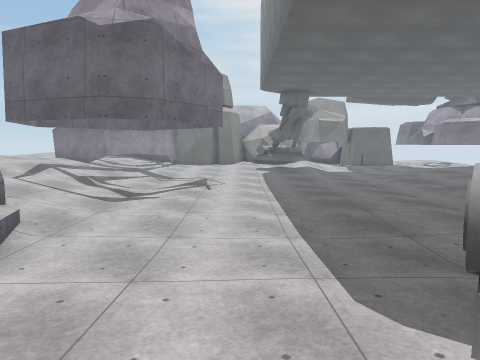
view 1 (above)

24 first-person views from a walk through a Unity game level. The camera is 1.4 m above the floor, tilts 6° down and sees 70° across. The floor is counted in squares, 1 m on a side. Each view is taken from the middle of a square. On the plan, view 1 faces up. The plan holds only what a view shows up to about 15 squares ahead; the rest is blank. The place goes on beyond the plan. The player is left out. Some animated figures are left out. Surface patterns are stand-ins for the level's own textures.

view 2
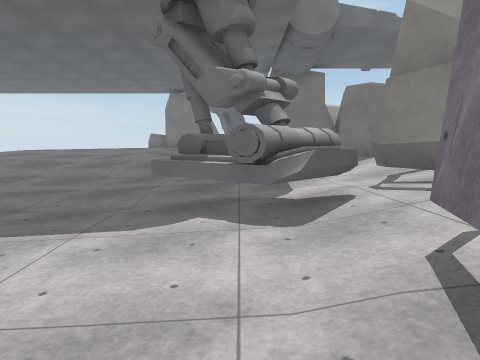

view 3
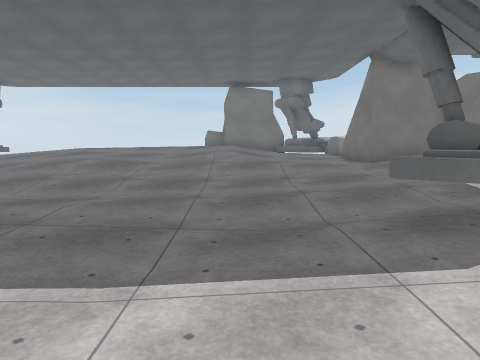

view 4
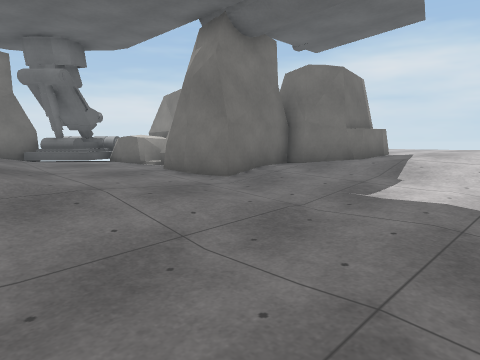

view 5
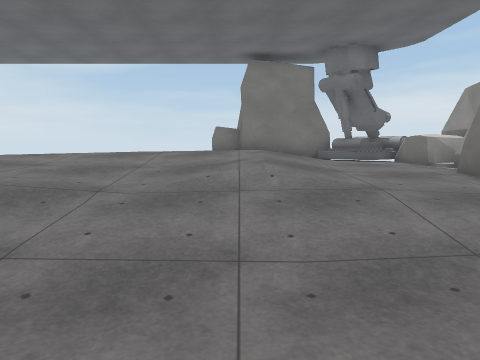

view 6
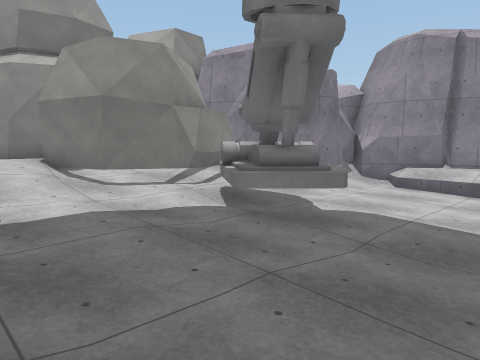

view 7
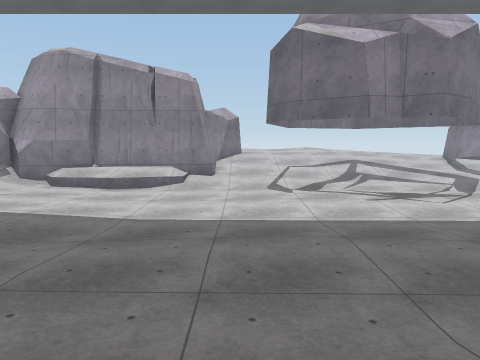

view 8
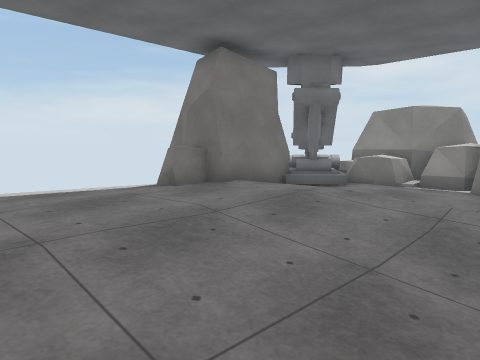

view 9
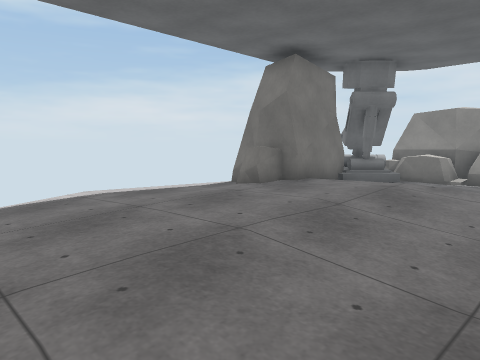

view 10
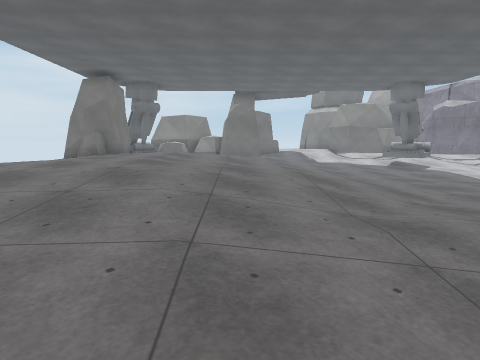

view 11
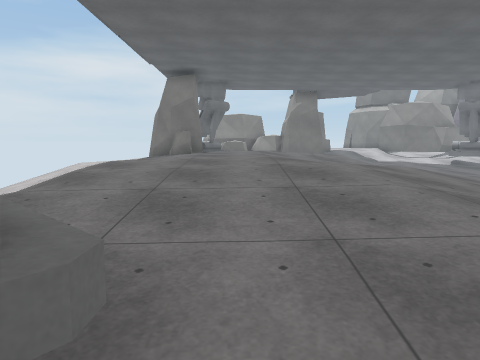

view 12
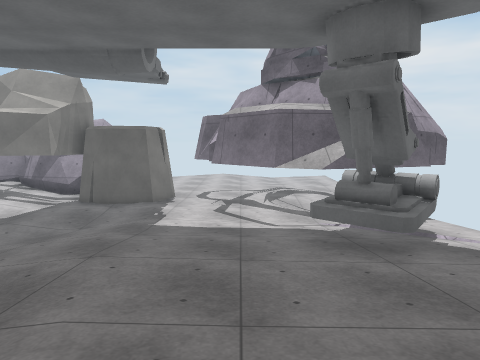

view 13
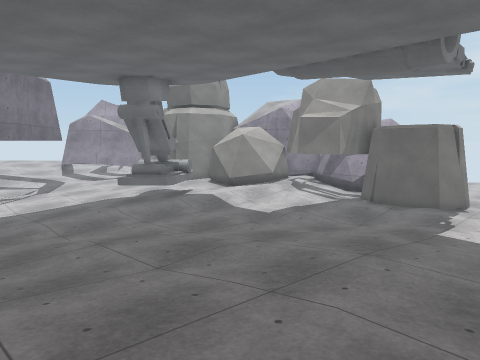

view 14
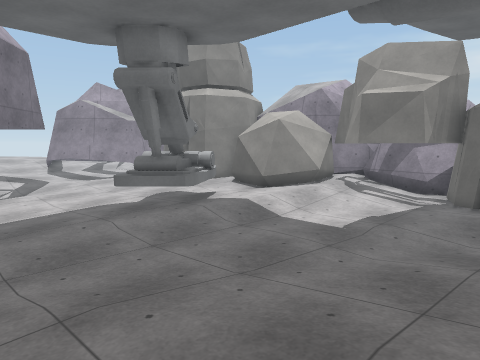

view 15
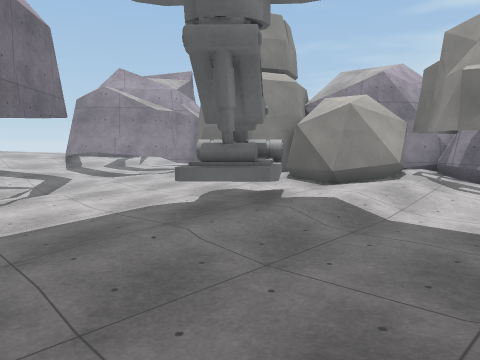

view 16
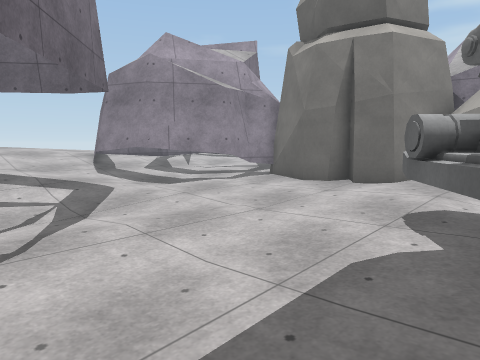

view 17
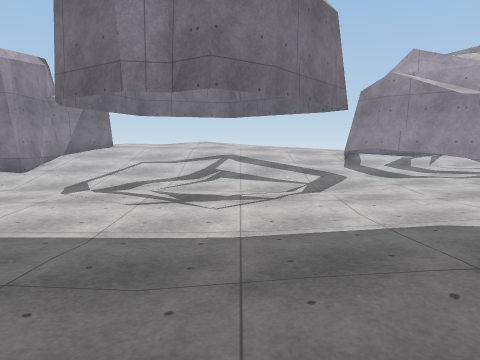

view 18
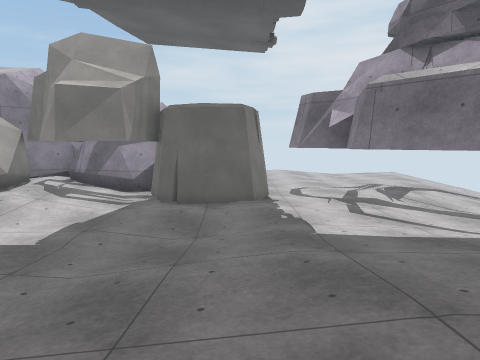

view 19
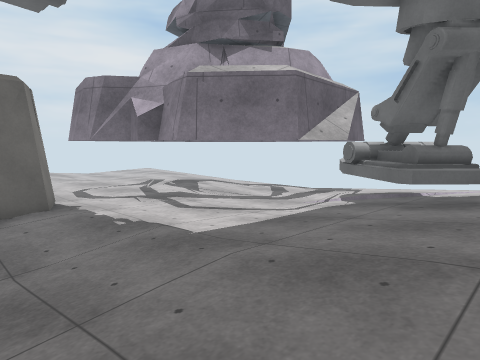

view 20
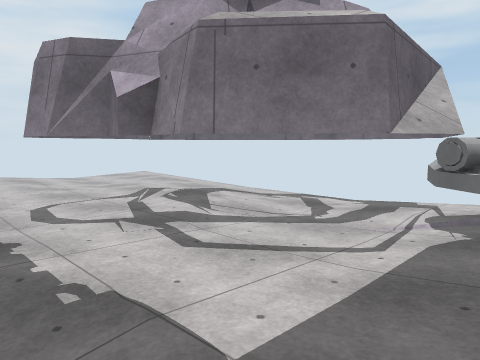

view 21
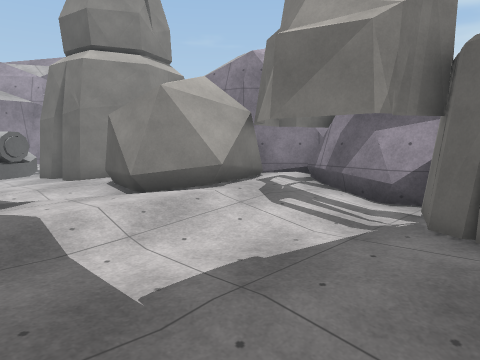

view 22
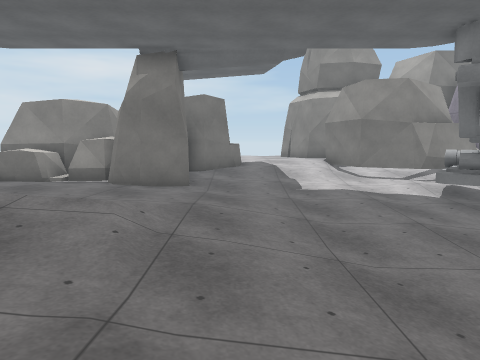

view 23
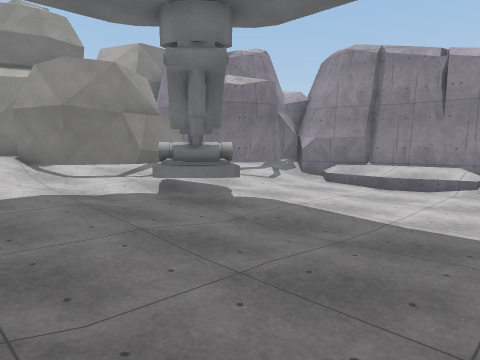

view 24
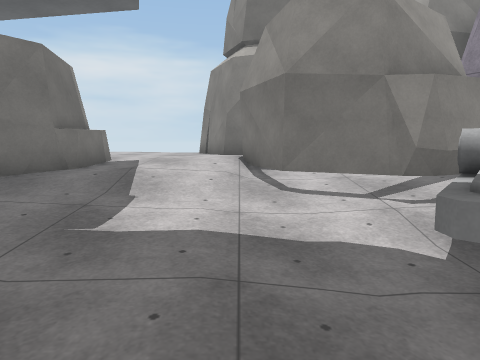

### Floor plan
Key: @ floor where view 1 was taken; # wall or solid block; . main floor; : floor 0.25 m higher than the main floor; - floor 0.25 m lower than the main floor; + floor 0.5 m higher than the main floor; * floor 0.75 m higher than the main floor; % floor 1 m higher than the main floor; & floor 1.25 m higher than the main floor; / step, stairs or slope; = window, fence, low wall or low ledge; O other object.
Columns run from 7 left of view 1 to 22 right of it. Each row starts with its distance up from view 1.
 32            ##        ....:.
 31           #######  O.....::.
 30            O+:###   O...:::/.-
 29            O#+/.## #O...::..--
 28       ##OOOOOO:..###:. .....--
 27  ######OOOOO+//.....::.......-
 26  ##O##O++OO++/......::........
 25  ##::::::::++/.../...:........
 24  #:::::::##://...-./:::...## .
 23 ##::::::###:/...../:::::::## :
 22 #::::..:###=/...../::::::=###:
 21 :::......###.....:::+/+++##=::
 20   ........=:.....::+++++++=++
 19 //.........:....::+++****+++
 18 //............./:+++/********
 17 /..............:::+/*********
 16 /.............:::://*%%%%%%%//
 15 /..............::///*%%%%%%%*/
 14 /:..............///*%%%%%%%%%/
 13 /:.............////*%%%&&%%%%%
 12 +/.............////*%%%&&&%%%%
 11 +//............///***%%&&&&%%%
 10 +//............://***%%&&&&%%%
  9 ##:............://+**%%&&&&%%%
  8 ##:............:///*%%%&&&OO%%
  7  #/............:///%%%&&&&OOO%
  6  #/...........:://////&&&&# O
  5  #*/.........::://***%//  #
  4  #*/........::::/+******% O
  3  #*....::###::::+++******##O
  2  ##..:::###=::::++++*****###
  1   #//:::###::++++++O#O**OO##
  0   #####@+=#+++++++*###OOO #
 -1       #*OOOO+++****#  OOO O
 -2       # OO ##////%*O   #  O
 -3       # O   #//%%%##  O
 -4              O&%%O#   O
 -5              &&&%O#
 -6              O&&&%
 -7               O&&&
 -8               #&&&

Positions as (right, up) in squares from view 1, and headings:
1: (0, 0), facing up
2: (-4, 2), facing right
3: (-2, 6), facing right
4: (5, 7), facing down-right
5: (5, 7), facing right
6: (9, 7), facing down-left
7: (10, 10), facing left
8: (12, 13), facing down-right
9: (13, 15), facing down-right
10: (13, 23), facing down
11: (17, 23), facing down
12: (16, 14), facing up
13: (16, 14), facing up-left
14: (12, 16), facing up-left
15: (9, 16), facing up-left
16: (3, 17), facing up-left
17: (7, 17), facing left
18: (12, 17), facing up
19: (10, 19), facing up-right
20: (12, 22), facing up-right
21: (11, 22), facing up-left
22: (10, 12), facing down
23: (9, 10), facing down-left
24: (6, 5), facing down
